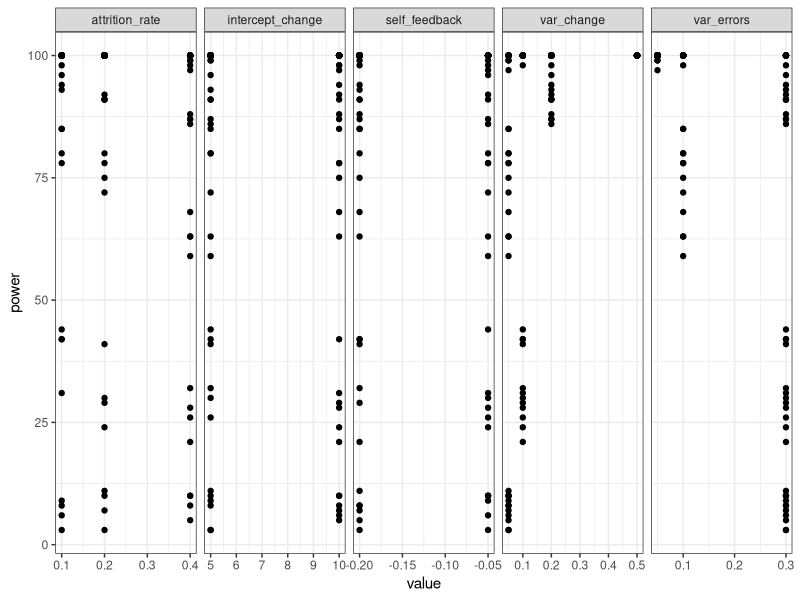
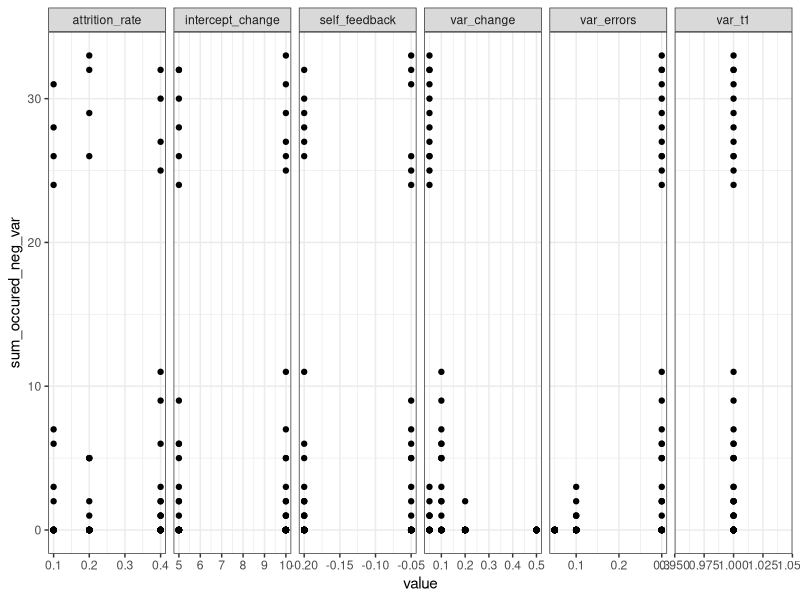

Write the R code that produced these figures, in order.
# this file runs analyses of the results
results <-  read.csv("results.csv", row.names = NULL)

library(tidyverse)

theme_set(
        theme_bw() +
                theme(legend.position = "top")
)
results %>%
        gather(key = "variable", value = "value",
               -c(power, sample_size, var_t1, intercept_t1, sum_converge, sum_occured_neg_var))%>%
        ggplot() +
        geom_point(aes(x = value, y = power)) +
        facet_grid(~variable, scales="free_x")


# compare groups: 
anova(lm(power~attrition_rate, data=results))
anova(lm(power~intercept_change, data=results))
anova(lm(power~self_feedback, data=results))
anova(lm(power~var_change, data=results)) #affects
anova(lm(power~var_errors, data=results)) #affects
anova(lm(power~sum_occured_neg_var, data=results)) #affects
summary(lm(power~var_change + var_errors, data=results))

# when did the errors occur:
results %>%
        gather(key = "variable", value = "value",
               -c(sum_converge, sum_occured_neg_var, intercept_t1, power, sample_size))%>%
        ggplot() +
        geom_point(aes(x = value, y = sum_occured_neg_var)) +
        facet_grid(~variable, scales="free_x")

# compare what affects the occurence of negative variances:
anova(lm(sum_occured_neg_var~attrition_rate, data=results))
anova(lm(sum_occured_neg_var~intercept_change, data=results))
anova(lm(sum_occured_neg_var~self_feedback, data=results))
anova(lm(sum_occured_neg_var~var_change, data=results)) # affected
anova(lm(sum_occured_neg_var~var_errors, data=results)) # affected
summary(lm(sum_occured_neg_var~var_change + var_errors, data=results))

results%>%
        group_by( var_change)%>%
        summarise(m = mean(power))

# reliability calcualte from errors: 
var_errors = c(0.05, 0.1, 0.3)
sapply(var_errors, function(var_err){3/2*(1 - (3* (1+var_err) + 3*var_err)/(9+9*var_err + 3*var_err))})

